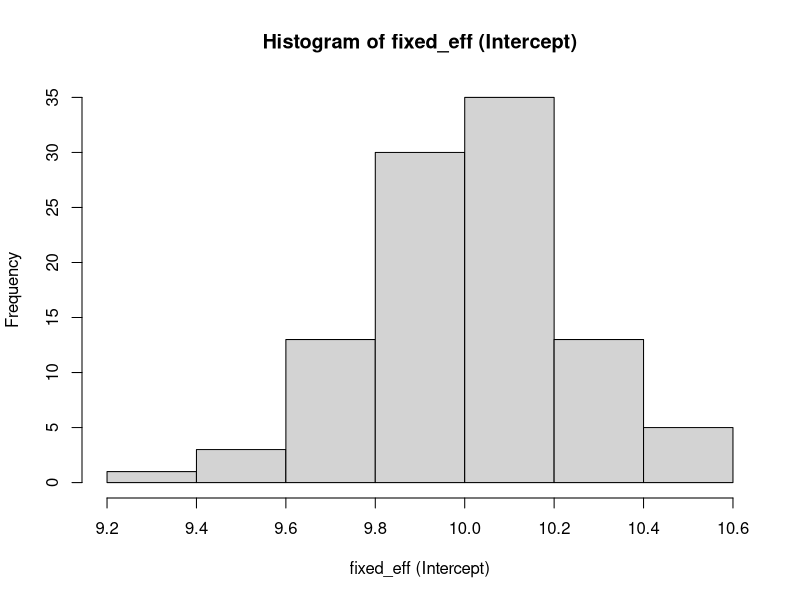
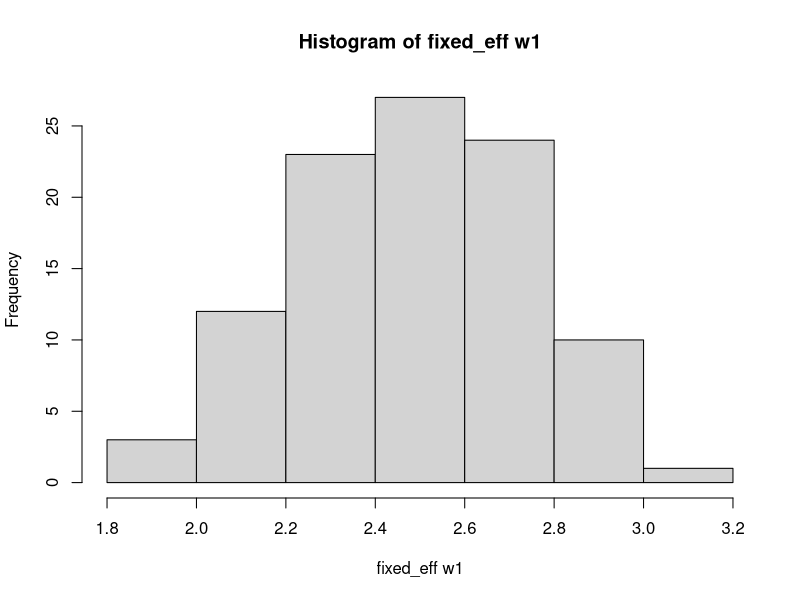
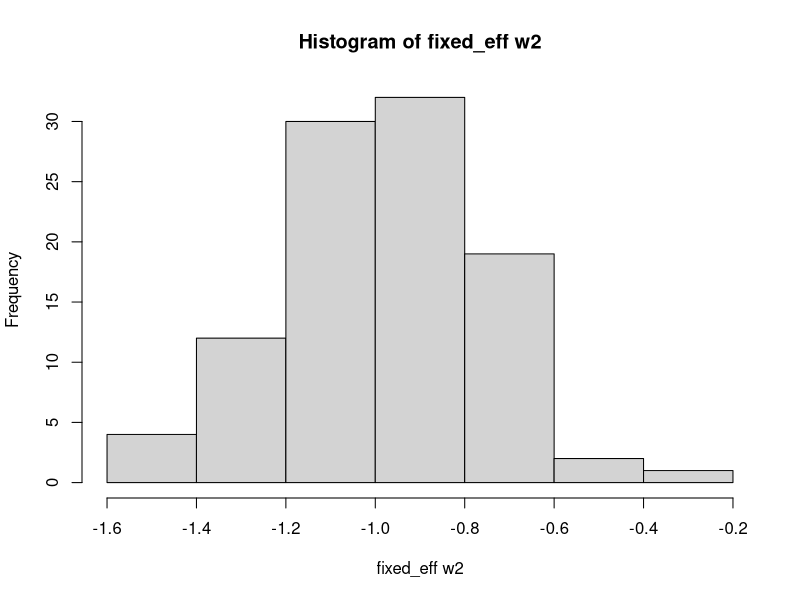
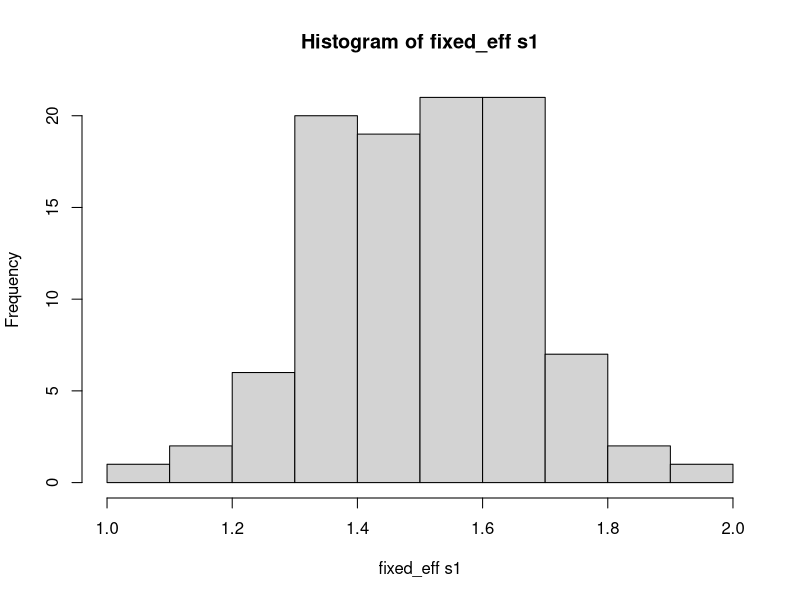
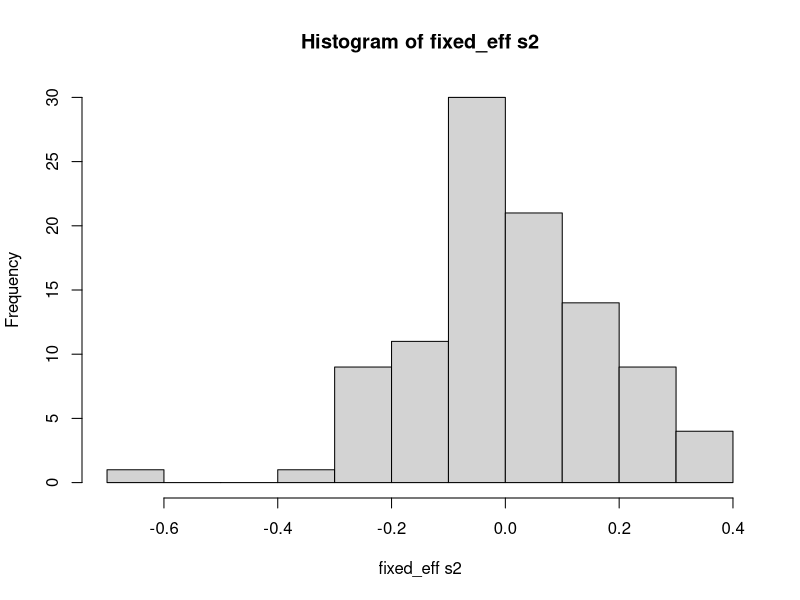
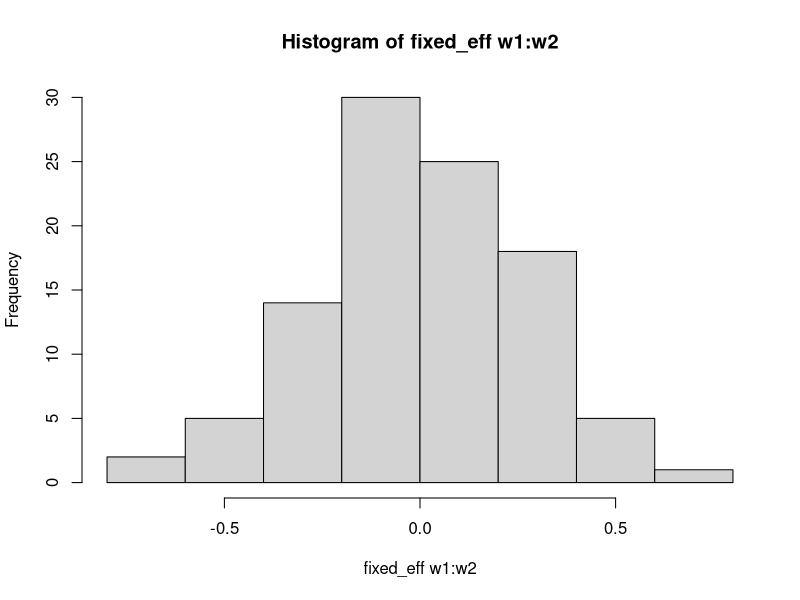
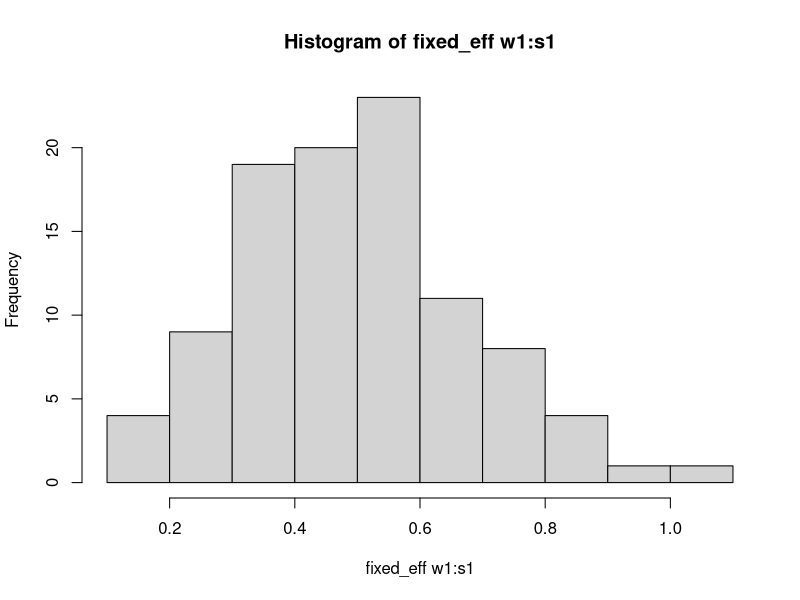
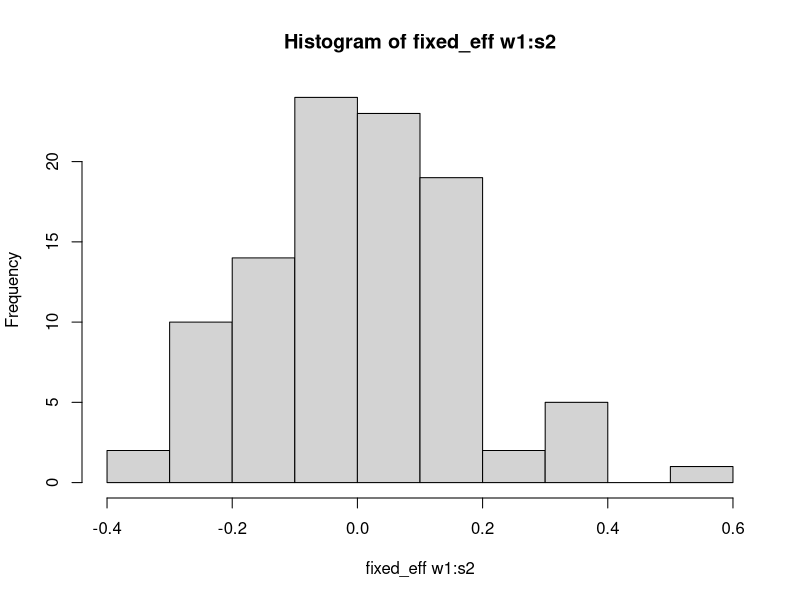

These charts were generated, in order, by the following R code:
## ---- chunk 1
knitr::opts_chunk$set(echo = TRUE)
## ---- chunk 2

HTC <- 2
ETC <- 2
r <- 2
nsim <- 100

# Create the factors for the Design Matrix
w_names <- paste0("w", 1:HTC)
s_names <- paste0("s", 1:ETC)

# Create list of w and s variables
combined_list <- c(
  setNames(replicate(ETC, c(-1, 1), simplify = FALSE), s_names),
  setNames(replicate(HTC, c(-1, 1), simplify = FALSE), w_names)
)

# Create data frame of all combinations of w and s
df <- expand.grid(combined_list) #base experimental design
df_rep <- df[rep(seq_len(nrow(df)), r), ] #replicated experimental design
row.names(df_rep) <- NULL #make the row count sequential

# Build the formula for linear and interaction terms (no quadratic)
linear_terms <- c(w_names, s_names)
fo <- as.formula(
  paste("~ (", paste(linear_terms, collapse = " + "), ")^2")
)

# Create the model matrix
X <- model.matrix(fo, data = df_rep)
colnames(X)[1] <- '0'

## ---- chunk 3

library(lme4)
library(lmerTest)

sigma2_B <- 0.2
sigma2 <- 1

set.seed(1)
  dl <- as.factor(rep(seq(1, r*2^HTC), each = 2^ETC))  
    
  fixed_effect_names <- paste0("beta", colnames(X))
  
  # beta <- setNames(rnorm(length(fixed_effect_names)),
  # fixed_effect_names)  #assign values to fixed effect names
  effects <- c(10,2.5,-1,1.5,0,0,1/2,0,0,0,0)
  beta <- setNames(effects, fixed_effect_names)  #assign values to fixed effect names
  

#Simulation Function  
sim_data <- function(X, beta, sigma2, sigma2_B, dl) {
  
  mu <- X %*% beta
  n_groups <- length(unique(dl))
  
  
  delta <- rnorm(n_groups, mean = 0, sd = sqrt(sigma2_B))
  delta <- rep(delta, times = table(dl))
  
  epsilon <- rnorm(nrow(X), mean = 0, sd = sqrt(sigma2))
  
  Y <- mu + delta + epsilon
  
  df <- data.frame(delta, df_rep, Y)
  
  fo <- as.formula(
  paste("Y ~ (", paste(linear_terms, collapse = " + "), ")^2 + (1|delta)"))
  
  rmodel_p <- summary(lmer(fo, data = df))

  # Extract fixed effects estimates

 #   fixef_names <- rownames(rmodel_p$coefficients)
  fixed_effects <- rmodel_p$coefficients[, "Estimate"]
  pvalues <- rmodel_p$coefficients[, "Pr(>|t|)"]

   
 
# Extract and compute variance of random effects
  
  sigma2_B <- (as.numeric(rmodel_p$varcor$delta))
  sigma2 <- (rmodel_p$sigma)^2
 
   # Combine into a data frame 
  dffe <- as.data.frame(t(fixed_effects))
  colnames(dffe) <- paste0("fixed_eff ", names(fixed_effects))
  dffp <- as.data.frame(t(pvalues))
  colnames(dffp) <- paste0("pvalue ", names(pvalues))
  df_out <- cbind(dffe, dffp)
  df_out$sigma2_B <- sigma2_B
  df_out$sigma2 <- sigma2
  return(df_out)
  

}

# Set up empty data frame

sim_df <- data.frame()
  
#Run Simulation
for(i in 1:nsim){
 
  rmodel <- as.data.frame(sim_data(X, beta, sigma2 = sigma2, sigma2_B = sigma2_B, dl))
  sim_df <- rbind(sim_df, rmodel)

}

#Plot Histograms of Fixed Effects
fixed_eff_cols <- grep("^fixed_eff", colnames(sim_df), value = TRUE)

  for (col in fixed_eff_cols) {
    hist(sim_df[[col]], main = paste("Histogram of", col), xlab = col)
}


#Plot Histograms of Variance Components
varcomp_cols <- grep("^sigma", colnames(sim_df), value = TRUE)
  for (col in varcomp_cols){
    hist(sim_df[[col]], main = paste("Histogram of", col), xlab = col)
}

#Statistical Significance
# Get the names of p-value columns
pval_cols <- grep("^pvalue", colnames(sim_df), value = TRUE)

# Create a logical matrix: TRUE if p-value < 0.05
sig_matrix <- sim_df[, pval_cols] < 0.05

#rename the columns of sig matrix TPR.

# Compute proportion significant for each estimate
prop_sig <- colMeans(sig_matrix, na.rm = TRUE)

# Print results
print(prop_sig)


## ---- chunk 4
